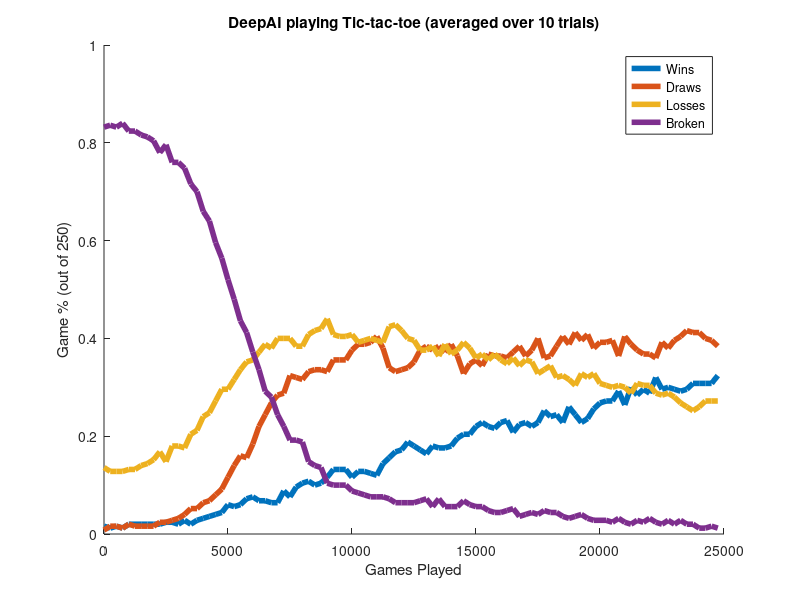
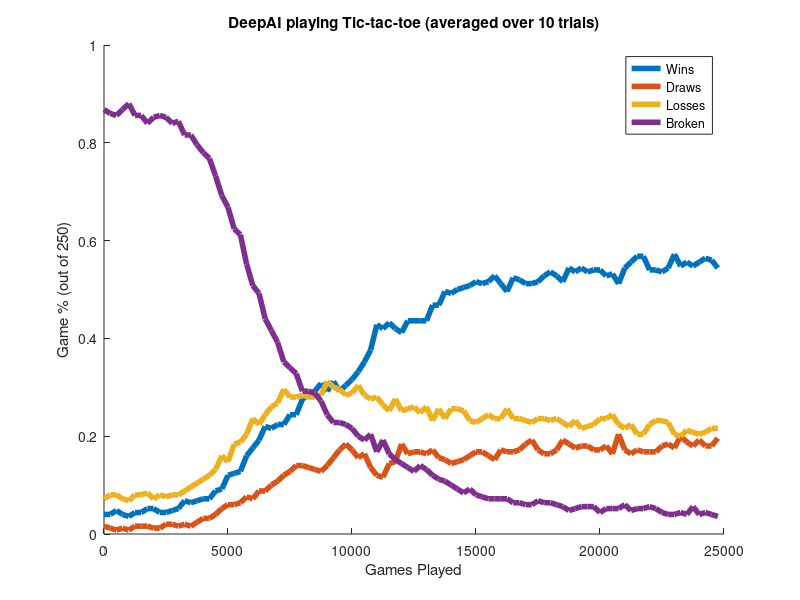
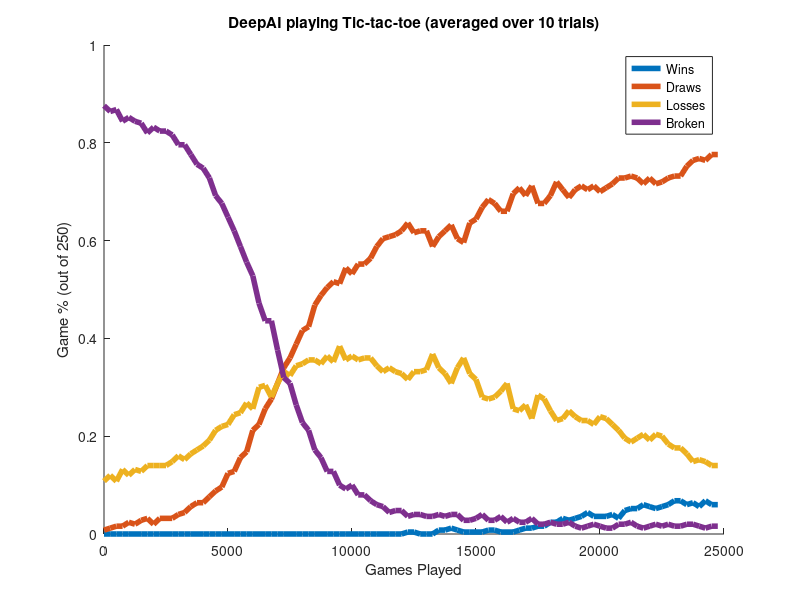
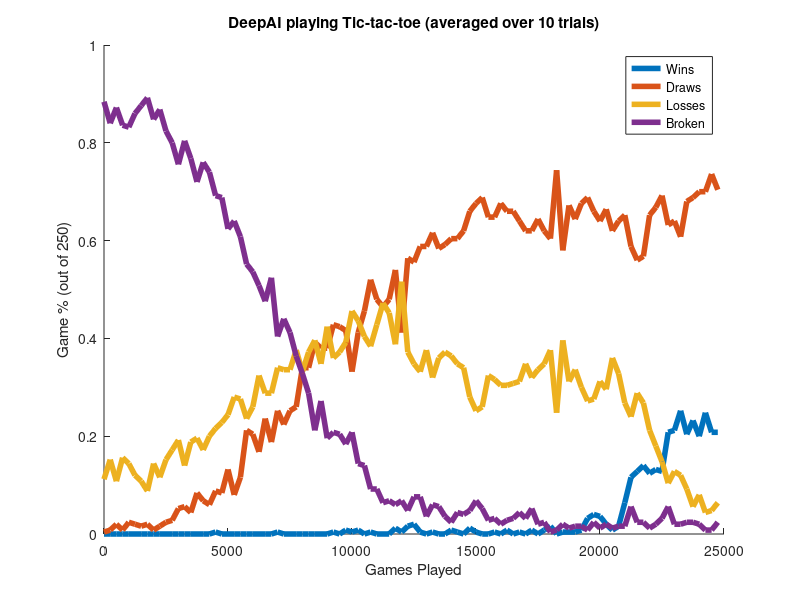

Recreate these plots in MATLAB, in order.
%% Tic-tac-toe Results

%% First trial
%  10 trials, 25000 games, 250 games/update
%  (3,3) CNNs, ((8,16),(16,16),(16,16)) nFilters, 30 fully connected, 9 out
%  Default ADAM optimizer, epsilon = 0, gamma = 0.95
%  AIX: 0.5, AIO: 0.6

avgRecords_small = [4 3 4 3 5 5 5 5 5 5 6 6 5 7 5 7 8 9 10 11 15 14 15 18 19 17 17 16 16 22 19 24 26 27 25 26 29 33 33 33 29 32 32 31 30 36 39 42 43 47 45 43 41 45 44 44 45 49 51 51 55 57 55 54 57 58 52 56 57 55 57 63 60 61 57 65 61 57 59 64 67 68 68 73 66 75 71 74 72 80 74 75 74 73 74 77 77 77 77 81;
2 4 4 3 5 4 4 4 4 6 6 7 8 10 13 13 16 17 20 23 29 35 40 39 46 55 61 67 71 72 81 80 79 83 84 84 83 89 89 89 94 97 97 98 101 95 85 83 84 85 88 94 96 94 96 93 97 91 82 87 89 86 92 91 91 90 93 96 91 94 100 90 91 96 101 97 103 99 102 95 98 98 99 91 101 97 94 92 92 90 98 95 99 101 104 103 103 100 99 96;
34 32 32 32 33 33 35 36 38 42 37 45 45 44 51 53 60 62 68 74 74 79 84 88 89 93 97 95 100 100 100 96 96 102 104 105 110 102 101 101 102 98 99 100 99 98 106 107 104 100 99 94 94 96 91 97 92 94 98 95 90 92 89 92 89 87 90 86 89 88 82 84 86 80 81 79 76 82 80 82 77 76 75 76 75 72 77 76 76 72 71 72 70 67 65 63 65 68 68 68;
208 209 208 210 206 206 204 203 201 195 199 190 190 187 179 175 165 160 149 141 130 120 109 103 93 84 73 70 61 55 48 48 47 37 35 34 26 25 25 25 22 21 20 19 19 19 18 16 16 16 16 17 18 14 18 14 14 14 17 15 14 14 12 11 11 12 13 9 10 11 10 12 11 11 9 8 9 10 8 7 7 7 6 8 6 5 7 6 8 6 5 7 5 7 5 5 3 3 4 3]./250;

figure(4), clf, hold on
gamesPlayed = 0:250:24750;
plot(gamesPlayed,avgRecords_small(1,:),'LineWidth',4)
plot(gamesPlayed,avgRecords_small(2,:),'LineWidth',4)
plot(gamesPlayed,avgRecords_small(3,:),'LineWidth',4)
plot(gamesPlayed,avgRecords_small(4,:),'LineWidth',4)
xlabel('Games Played')
ylabel('Game % (out of 250)')
title('DeepAI playing Tic-tac-toe (averaged over 10 trials)')
legend('Wins','Draws','Losses','Broken')
axis([0,25000,0,1])



%% Second trial
%  10 trials, 25000 games, 250 games/update
%  (3,3) CNNs, ((8,16),(16,16),(16,16)) nFilters, 30 fully connected, 9 out
%  Default ADAM optimizer, epsilon = 0, gamma = 0.97
%  AIX: 0.0, AIO: 0.0
avgRandom = [10 10 12 10 9 11 11 13 13 11 11 12 13 17 16 17 18 18 22 23 30 31 32 40 44 48 55 54 56 56 61 61 69 71 73 77 73 78 73 76 79 83 88 94 107 105 108 105 103 109 109 109 109 117 117 124 123 125 126 127 129 128 129 132 128 124 131 130 128 128 129 132 134 132 129 136 134 136 134 135 135 132 133 128 136 139 142 142 135 135 134 136 143 137 139 137 139 141 140 136;
4 3 2 3 2 4 4 4 3 3 5 5 4 5 4 6 8 8 10 13 15 15 16 19 18 22 22 25 27 30 32 35 35 34 33 32 35 39 43 46 43 39 41 34 30 29 36 37 46 41 42 42 41 43 39 38 36 37 38 40 42 42 40 38 43 42 42 43 46 48 43 41 41 43 48 46 44 45 45 43 43 45 41 51 43 41 43 42 42 42 45 46 44 50 47 45 48 45 45 49;
18 20 20 18 17 20 20 21 18 20 19 20 20 22 24 26 28 30 33 40 37 46 47 51 59 56 61 65 67 74 70 70 71 70 70 71 78 75 74 71 72 76 71 69 70 66 63 69 63 64 65 62 65 58 64 59 64 64 63 58 57 59 61 59 59 64 59 59 58 57 59 59 58 59 57 55 58 54 55 56 59 59 61 56 54 56 51 51 56 58 58 57 51 50 53 52 51 52 54 54;
217 215 214 217 220 214 214 210 213 214 213 210 211 204 204 199 195 192 183 173 167 156 153 138 127 123 110 104 98 88 85 82 73 73 72 68 61 57 57 56 54 50 48 51 42 48 41 38 36 34 32 35 33 30 28 27 25 23 21 23 20 19 18 18 18 18 16 16 15 15 17 16 16 15 14 12 13 14 14 14 11 13 13 13 15 12 13 13 14 13 11 10 10 11 10 14 10 11 10 9]./250;

figure(5), clf, hold on
gamesPlayed = 0:250:24750;
plot(gamesPlayed,avgRandom(1,:),'LineWidth',4)
plot(gamesPlayed,avgRandom(2,:),'LineWidth',4)
plot(gamesPlayed,avgRandom(3,:),'LineWidth',4)
plot(gamesPlayed,avgRandom(4,:),'LineWidth',4)
xlabel('Games Played')
ylabel('Game % (out of 250)')
title('DeepAI playing Tic-tac-toe (averaged over 10 trials)')
legend('Wins','Draws','Losses','Broken')
axis([0,25000,0,1])

%% Third trial
%  10 trials, 25000 games, 250 games/update
%  (3,3) CNNs, ((8,16),(16,16),(16,16)) nFilters, 30 fully connected, 9 out
%  Default ADAM optimizer, epsilon = 0, gamma = 0.97
%  AIX: 1.0, AIO: 1.0
avgOpt = [0 0 0 0 0 0 0 0 0 0 0 0 0 0 0 0 0 0 0 0 0 0 0 0 0 0 0 0 0 0 0 0 0 0 0 0 0 0 0 0 0 0 0 0 0 0 0 0 0 1 1 0 0 0 2 2 3 2 1 1 1 1 2 2 1 1 1 2 3 3 4 4 6 6 8 7 8 9 11 9 9 9 10 8 12 13 13 15 14 13 14 15 17 17 15 16 14 17 15 15;
2 3 4 4 6 5 7 8 5 8 8 8 10 11 14 16 16 19 22 24 31 32 39 42 53 56 64 69 77 85 90 97 104 106 117 122 126 129 128 136 133 138 138 141 147 151 152 153 155 159 154 155 155 147 152 155 158 151 149 159 161 167 171 169 165 165 174 177 173 178 169 169 173 180 176 172 176 178 176 178 175 177 179 182 182 183 182 179 182 179 180 182 183 183 188 191 192 191 194 194;
27 30 27 33 30 33 32 35 35 35 35 37 40 38 41 43 45 48 53 55 56 61 62 67 64 75 76 70 77 83 81 86 87 89 89 87 91 88 96 89 91 89 90 90 86 83 85 83 82 79 83 83 84 92 85 82 77 85 90 82 79 70 69 70 73 77 64 63 66 59 71 69 63 58 59 63 60 58 58 56 60 59 56 53 49 47 49 51 48 51 50 46 44 44 41 37 38 37 35 35;
219 216 217 211 213 211 210 205 208 206 206 204 199 199 194 189 187 182 173 169 162 155 147 139 132 118 109 109 94 80 77 66 57 53 43 39 32 32 25 23 25 20 20 17 15 14 11 12 12 9 10 10 9 9 10 9 10 10 7 7 8 10 7 7 9 6 8 6 6 8 5 5 6 5 5 6 4 3 4 5 4 3 3 5 5 6 4 3 4 5 4 5 4 4 5 5 4 3 4 4]./250;

figure(6), clf, hold on
gamesPlayed = 0:250:24750;
plot(gamesPlayed,avgOpt(1,:),'LineWidth',4)
plot(gamesPlayed,avgOpt(2,:),'LineWidth',4)
plot(gamesPlayed,avgOpt(3,:),'LineWidth',4)
plot(gamesPlayed,avgOpt(4,:),'LineWidth',4)
xlabel('Games Played')
ylabel('Game % (out of 250)')
title('DeepAI playing Tic-tac-toe (averaged over 10 trials)')
legend('Wins','Draws','Losses','Broken')
axis([0,25000,0,1])

% Interesting episode:
interesting = [0 0 0 0 0 0 0 0 0 0 0 0 0 0 0 0 0 0 1 0 0 0 0 0 0 0 0 0 1 0 0 0 0 0 0 0 0 1 0 2 1 2 0 1 0 0 0 3 1 4 5 1 0 1 0 0 2 1 0 3 1 0 0 1 0 2 0 1 0 2 0 2 4 0 1 1 1 2 8 10 9 5 2 4 16 29 32 35 31 33 32 52 53 63 51 58 50 62 52 52;
1 2 5 2 6 5 4 5 2 4 6 7 13 14 11 21 17 15 22 21 33 20 29 53 51 42 59 47 63 56 63 65 85 85 98 95 95 107 106 104 83 103 114 130 120 116 120 135 103 141 139 147 147 154 146 148 151 151 155 165 169 172 162 162 169 165 165 160 155 155 161 155 151 186 145 168 161 169 172 165 160 166 155 160 163 147 140 142 163 167 173 158 160 152 170 172 175 175 184 176;
28 38 27 39 36 30 27 22 36 29 38 43 48 35 47 49 43 50 54 57 61 70 69 59 65 81 72 72 85 84 84 94 83 93 99 87 106 90 93 98 114 109 101 96 107 118 113 97 129 93 87 83 94 80 90 93 91 87 85 70 63 65 81 79 76 76 77 78 87 80 84 87 94 62 99 78 84 75 68 69 78 74 90 82 67 60 72 67 53 45 37 26 32 30 23 14 20 11 12 16;
221 210 218 209 208 215 219 223 212 217 206 200 189 201 192 180 190 185 173 172 156 160 152 138 134 127 119 131 101 110 103 91 82 72 53 68 49 52 51 46 52 36 35 23 23 16 17 15 17 12 19 19 9 15 14 9 6 11 10 12 17 13 7 8 5 7 8 11 8 13 5 6 1 2 5 3 4 4 2 6 3 5 3 4 4 14 6 6 3 5 8 14 5 5 6 6 5 2 2 6]./250;

figure(7), clf, hold on
gamesPlayed = 0:250:24750;
plot(gamesPlayed,interesting(1,:),'LineWidth',4)
plot(gamesPlayed,interesting(2,:),'LineWidth',4)
plot(gamesPlayed,interesting(3,:),'LineWidth',4)
plot(gamesPlayed,interesting(4,:),'LineWidth',4)
xlabel('Games Played')
ylabel('Game % (out of 250)')
title('DeepAI playing Tic-tac-toe (averaged over 10 trials)')
legend('Wins','Draws','Losses','Broken')
axis([0,25000,0,1])
